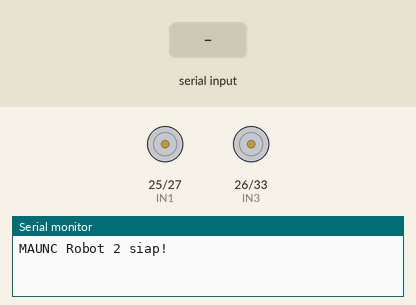
Bench run of a sketch on a simulated ESP32. Parts: motor-driver pin pairs drawn as motors (green arrow = first pin HIGH = forward, orange = second pin HIGH = backward, longer = more drive, scaled by the enable pin), the last lines printed to the serial monitor. The inputs (shaded band) are chosen by the test bench. Nothing arrives over Bluetooth unless stated.

Above: at 1.2 s.
1.3 s: "F" received over the second serial link
At 2.3 s:
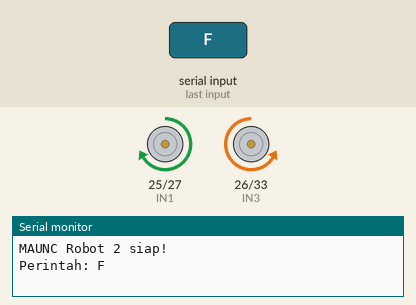
2.8 s: "B" received over the second serial link
At 4.0 s:
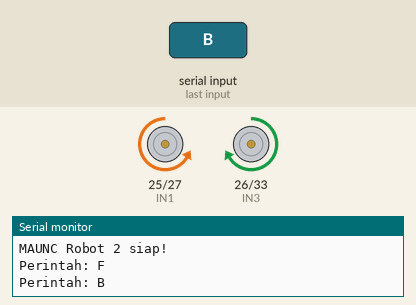
4.3 s: "L" received over the second serial link
At 4.6 s:
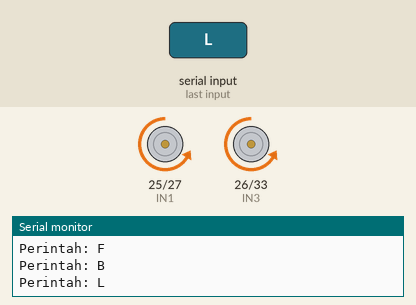
5.8 s: "R" received over the second serial link
At 6.9 s:
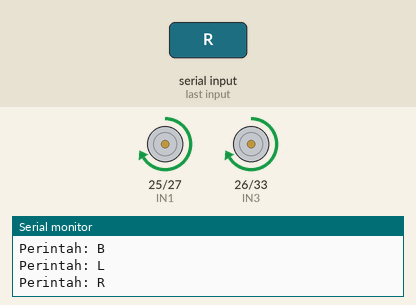
7.3 s: "B" received over the second serial link
At 8.7 s:
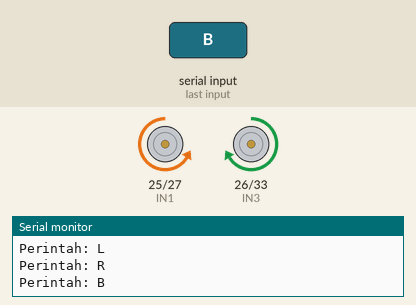
Timing chart, 0 to 9.8 s (numbered marks = the images above; inputs shaded):
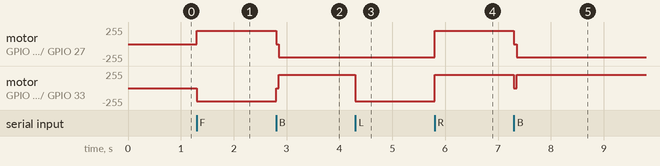

Measured:
- after the input at 1.3 s, motor on GPIO 25 (IN1) / GPIO 27 (IN2): stopped → forward 200/255 at once; motor on GPIO 26 (IN3) / GPIO 33 (IN4): stopped → backward 200/255 at once
- after the input at 2.8 s, motor on GPIO 25 (IN1) / GPIO 27 (IN2): forward 200/255 → backward 200/255 at once; motor on GPIO 26 (IN3) / GPIO 33 (IN4): backward 200/255 → forward 200/255 at once
- after the input at 4.3 s, motor on GPIO 26 (IN3) / GPIO 33 (IN4): forward 200/255 → backward 200/255 at once
- after the input at 5.8 s, motor on GPIO 25 (IN1) / GPIO 27 (IN2), motor on GPIO 26 (IN3) / GPIO 33 (IN4): backward 200/255 → forward 200/255 at once
- after the input at 7.3 s, motor on GPIO 25 (IN1) / GPIO 27 (IN2): forward 200/255 → backward 200/255 at once; motor on GPIO 26 (IN3) / GPIO 33 (IN4): forward 200/255 → stopped at once, → forward 200/255 0.05 s later

The sketch:

robot_car.ino.ino
```cpp
#include "BluetoothSerial.h"

BluetoothSerial SerialBT;

// Motor kiri
#define IN1 25
#define IN2 27
#define ENA 18

// Motor kanan
#define IN3 26
#define IN4 33
#define ENB 19

#define MOTOR_SPEED 200

// Pengaturan jeda berhenti
unsigned long waktuStop = 0;
bool stopPending = false;

const unsigned long DELAY_STOP = 100;

// ========================
// BERHENTI
// ========================
void berhenti() {
  analogWrite(ENA, 0);
  analogWrite(ENB, 0);

  digitalWrite(IN1, LOW);
  digitalWrite(IN2, LOW);
  digitalWrite(IN3, LOW);
  digitalWrite(IN4, LOW);
}

// ========================
// MAJU
// ========================
void maju() {
  digitalWrite(IN1, HIGH);
  digitalWrite(IN2, LOW);

  digitalWrite(IN3, LOW);
  digitalWrite(IN4, HIGH);

  analogWrite(ENA, MOTOR_SPEED);
  analogWrite(ENB, MOTOR_SPEED);
}

// ========================
// MUNDUR
// ========================
void mundur() {
  analogWrite(ENA, 0);
  analogWrite(ENB, 0);
  delay(50);

  digitalWrite(IN1, LOW);
  digitalWrite(IN2, HIGH);

  digitalWrite(IN3, HIGH);
  digitalWrite(IN4, LOW);

  analogWrite(ENA, MOTOR_SPEED);
  analogWrite(ENB, MOTOR_SPEED);
}

// ========================
// BELOK KIRI
// Kanan maju, kiri mundur
// ========================
void kiri() {
  digitalWrite(IN1, LOW);
  digitalWrite(IN2, HIGH);

  digitalWrite(IN3, LOW);
  digitalWrite(IN4, HIGH);

  analogWrite(ENA, MOTOR_SPEED);
  analogWrite(ENB, MOTOR_SPEED);
}

// ========================
// BELOK KANAN
// Kiri maju, kanan mundur
// ========================
void kanan() {
  digitalWrite(IN1, HIGH);
  digitalWrite(IN2, LOW);

  digitalWrite(IN3, HIGH);
  digitalWrite(IN4, LOW);

  analogWrite(ENA, MOTOR_SPEED);
  analogWrite(ENB, MOTOR_SPEED);
}

// ========================
// SETUP
// ========================
void setup() {
  Serial.begin(115200);

  pinMode(IN1, OUTPUT);
  pinMode(IN2, OUTPUT);
  pinMode(ENA, OUTPUT);

  pinMode(IN3, OUTPUT);
  pinMode(IN4, OUTPUT);
  pinMode(ENB, OUTPUT);

  berhenti();

  SerialBT.begin("MAUNC_Robot_2");

  Serial.println("MAUNC Robot 2 siap!");
}

// ========================
// LOOP
// ========================
void loop() {

  // Membaca semua perintah Bluetooth yang tersedia
  while (SerialBT.available()) {

    char perintah = SerialBT.read();

    Serial.print("Perintah: ");
    Serial.println(perintah);

    switch (perintah) {

      case 'F':
      case 'T':
        stopPending = false;
        maju();
        break;

      case 'B':
        stopPending = false;
        mundur();
        break;

      case 'L':
        stopPending = false;
        kiri();
        break;

      case 'R':
        stopPending = false;
        kanan();
        break;

      case 'S':
      case 'X':
      case 'C':
      case 'A':
      case 'P':
        stopPending = true;
        waktuStop = millis();
        break;
    }
  }

  // Berhenti jika selama 100 ms
  // tidak ada perintah gerakan baru
  if (stopPending &&
      millis() - waktuStop >= DELAY_STOP) {

    berhenti();
    stopPending = false;
  }
}
```
